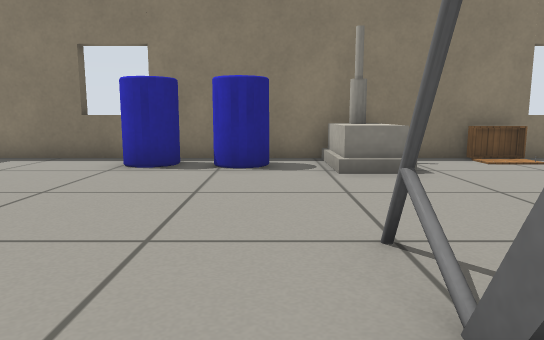
[1] (above)

21 first-person views from a walk through a world built for the Gazebo simulator. The camera is 0.5 m above the floor, tilts 8° down and sees 70° across. The lines on the ground mark 1 m squares. The floor is counted in squares, 0.5 m on a side. Each view is taken from the middle of a square. On the plan, view 1 faces up. The plan holds only what a view shows up to about 13 squares ahead; the rest is blank. Gazebo's built-in surfaces are drawn with simple patterns. Simple shapes stand in for some stock models. Some surface patterns are stand-ins.

[2]
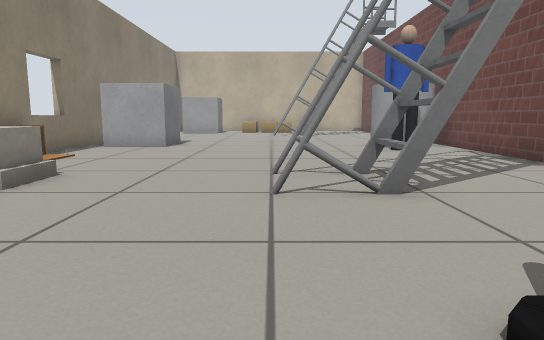

[3]
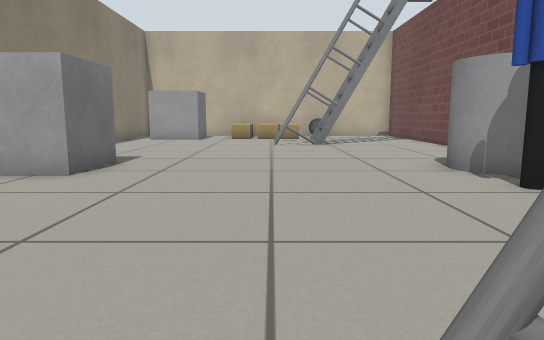

[4]
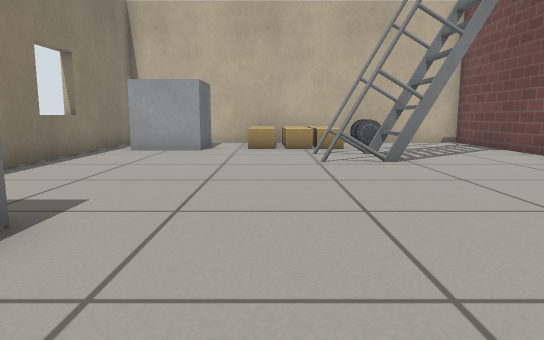

[5]
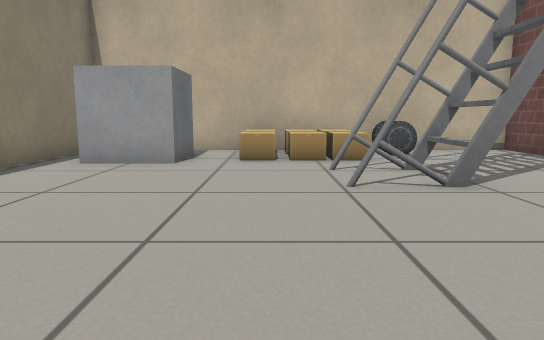

[6]
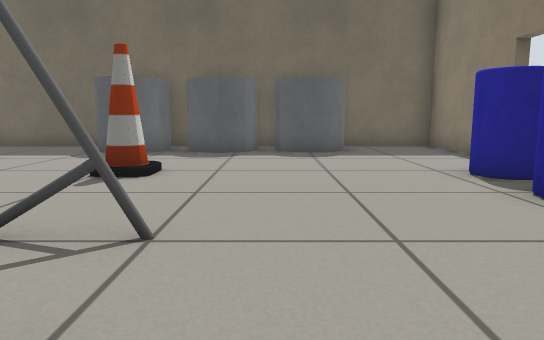

[7]
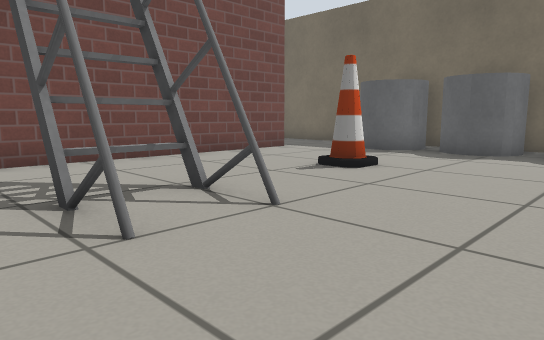

[8]
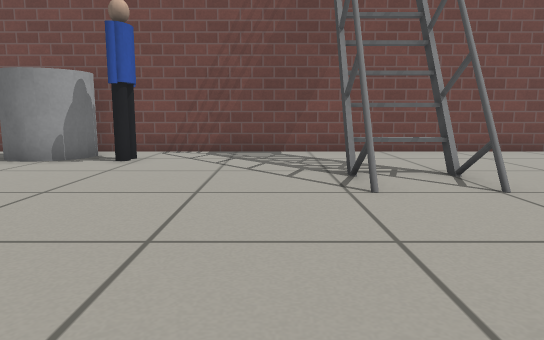

[9]
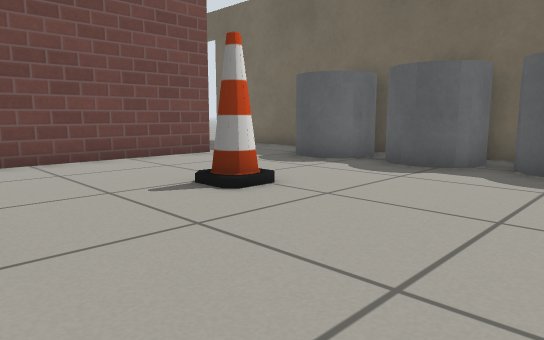

[10]
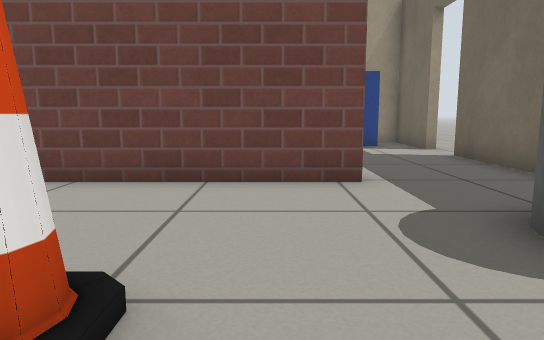

[11]
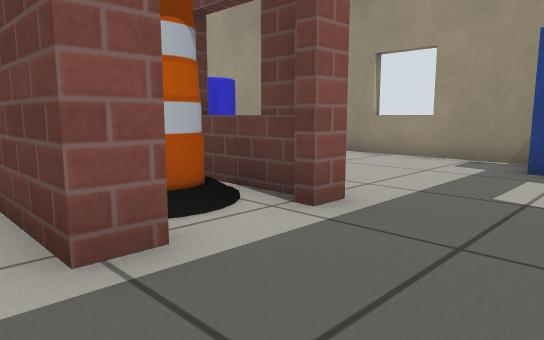

[12]
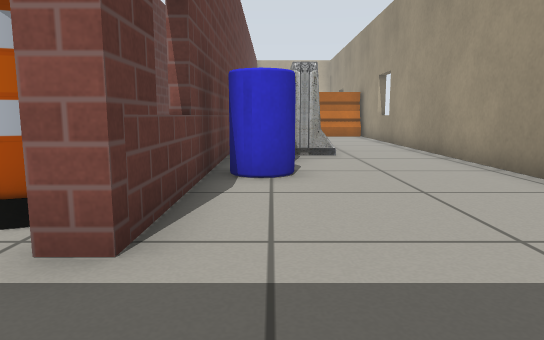

[13]
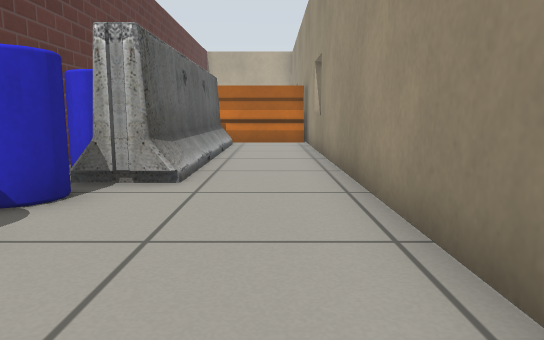

[14]
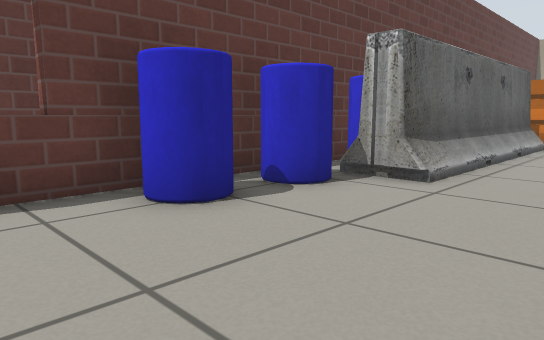

[15]
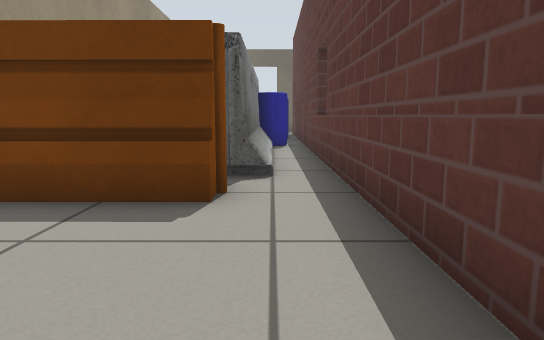

[16]
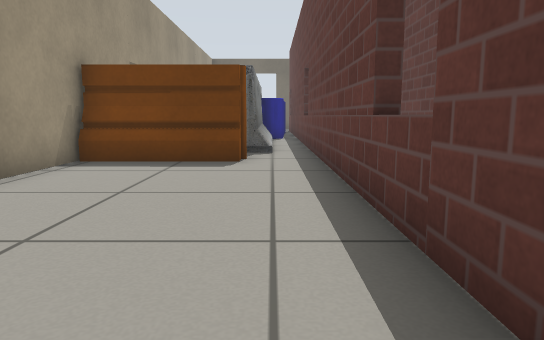

[17]
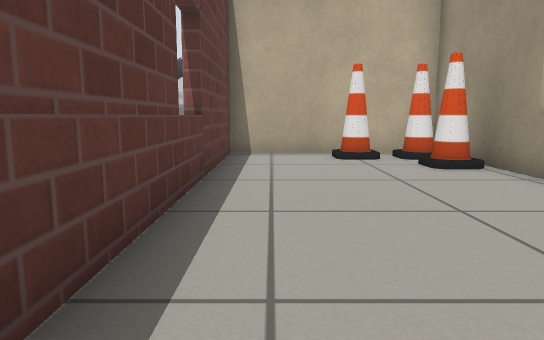

[18]
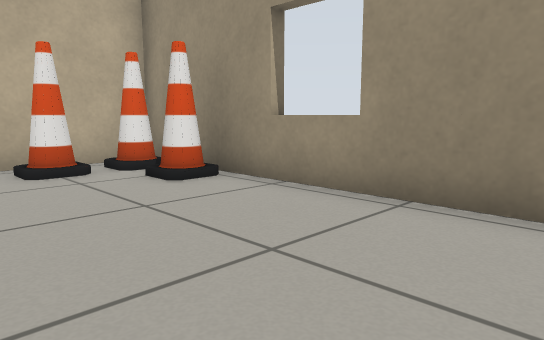

[19]
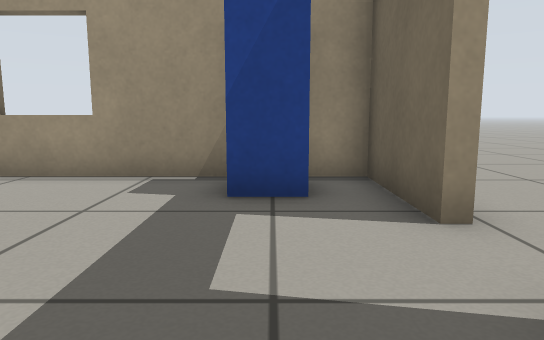

[20]
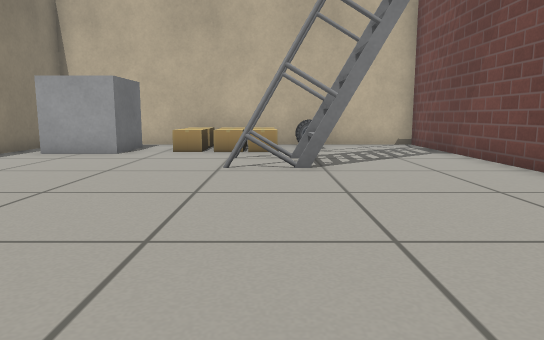

[21]
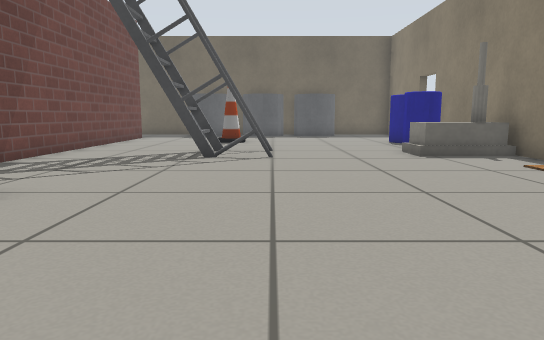

### Floor plan
Key: @ floor where view 1 was taken; # wall or solid block; . floor; D open door; H house; L ladder; C cone; P person; G grey cylinder; B grey box; A cardboard box; R car; S postbox; E barrel; I barrier; O other object.
Columns run from 10 left of view 1 to 22 right of it. Each row starts with its distance up from view 1.
  9  ##############O################
  8  #.....OOOO.H......OO.......B  #
  7  #..........H......OO.......B   #
  6  # G........................BBB.#
  5  # G............................#
  4  # G.........................AAO
  3  # G.......L.L...............AAO
  2  # G...C...L.L...........L.L.AAO
  1  #GG...C...LLL............LL..RO
  0  #  G.....@LL....P........LL...##
 -1  # G.......LL....P.GG.....LL....#
 -2  #.................GG...........#
 -3  #...############################
 -4  #...DEE
 -5  #...DE
 -6  #...###########################
 -7  D......OOOOIIIIIIII...........##
 -8  D..........IIIIIIII.I..........#
 -9 .#.................. I........C.#
-10 .#.S................ I.......CC.#
-11 .#.S................ I.......CC##
-12  ############################

Where each view was taken, in squares from view 1:
view 1: 0 up, 0 right, facing up
view 2: 3 up, 4 left, facing right
view 3: 3 up, 2 right, facing right
view 4: 4 up, 7 right, facing right
view 5: 4 up, 10 right, facing right
view 6: 4 up, 4 right, facing left
view 7: 6 up, 4 right, facing down-left
view 8: 8 up, 4 right, facing down
view 9: 6 up, 1 right, facing down-left
view 10: 3 up, 4 left, facing down
view 11: 2 down, 8 left, facing down-right
view 12: 7 down, 8 left, facing right
view 13: 10 down, 4 left, facing right
view 14: 11 down, 4 left, facing up-right
view 15: 7 down, 16 right, facing left
view 16: 7 down, 20 right, facing left
view 17: 7 down, 11 right, facing right
view 18: 7 down, 13 right, facing down-right
view 19: 5 down, 7 left, facing down
view 20: 2 up, 8 right, facing right
view 21: 3 up, 12 right, facing left
